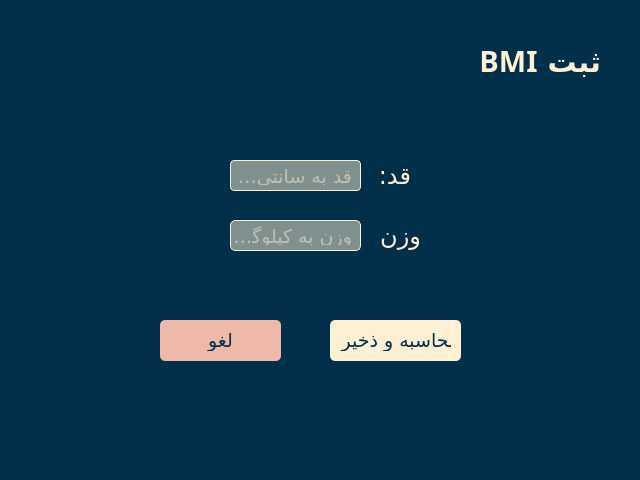
<?xml version="1.0" encoding="UTF-8"?>
<ui version="4.0">
 <class>Dialog</class>
 <widget class="QDialog" name="Dialog">
  <property name="geometry">
   <rect>
    <x>0</x>
    <y>0</y>
    <width>640</width>
    <height>480</height>
   </rect>
  </property>
  <property name="font">
   <font>
    <family>Morabba</family>
    <pointsize>14</pointsize>
   </font>
  </property>
  <property name="windowTitle">
   <string>Dialog</string>
  </property>
  <property name="layoutDirection">
   <enum>Qt::RightToLeft</enum>
  </property>
  <property name="styleSheet">
   <string notr="true">background-color: #003049; color: #FDF0D5</string>
  </property>
  <property name="locale">
   <locale language="Persian" country="Iran"/>
  </property>
  <widget class="QLabel" name="title_label">
   <property name="geometry">
    <rect>
     <x>390</x>
     <y>40</y>
     <width>211</width>
     <height>41</height>
    </rect>
   </property>
   <property name="font">
    <font>
     <family>Morabba</family>
     <pointsize>22</pointsize>
     <weight>75</weight>
     <bold>true</bold>
    </font>
   </property>
   <property name="mouseTracking">
    <bool>false</bool>
   </property>
   <property name="layoutDirection">
    <enum>Qt::RightToLeft</enum>
   </property>
   <property name="autoFillBackground">
    <bool>false</bool>
   </property>
   <property name="styleSheet">
    <string notr="true">color: #FDF0D5</string>
   </property>
   <property name="text">
    <string>ثبت BMI</string>
   </property>
   <property name="textFormat">
    <enum>Qt::PlainText</enum>
   </property>
   <property name="wordWrap">
    <bool>false</bool>
   </property>
  </widget>
  <widget class="QLabel" name="weight_label">
   <property name="geometry">
    <rect>
     <x>380</x>
     <y>220</y>
     <width>41</width>
     <height>31</height>
    </rect>
   </property>
   <property name="font">
    <font>
     <family>Morabba</family>
     <pointsize>18</pointsize>
    </font>
   </property>
   <property name="layoutDirection">
    <enum>Qt::RightToLeft</enum>
   </property>
   <property name="styleSheet">
    <string notr="true">color: #FDF0D5</string>
   </property>
   <property name="text">
    <string>وزن:</string>
   </property>
  </widget>
  <widget class="QLabel" name="height_label">
   <property name="geometry">
    <rect>
     <x>380</x>
     <y>160</y>
     <width>31</width>
     <height>31</height>
    </rect>
   </property>
   <property name="font">
    <font>
     <family>Morabba</family>
     <pointsize>18</pointsize>
    </font>
   </property>
   <property name="layoutDirection">
    <enum>Qt::RightToLeft</enum>
   </property>
   <property name="styleSheet">
    <string notr="true">color: #FDF0D5</string>
   </property>
   <property name="text">
    <string>قد:</string>
   </property>
  </widget>
  <widget class="QLineEdit" name="weight_input">
   <property name="geometry">
    <rect>
     <x>230</x>
     <y>220</y>
     <width>131</width>
     <height>31</height>
    </rect>
   </property>
   <property name="font">
    <font>
     <family>Ray</family>
     <pointsize>14</pointsize>
    </font>
   </property>
   <property name="layoutDirection">
    <enum>Qt::RightToLeft</enum>
   </property>
   <property name="styleSheet">
    <string notr="true">background-color: #7F908F; border: 1px solid #FDF0D5; padding: 5 px; border-radius: 5px;</string>
   </property>
   <property name="echoMode">
    <enum>QLineEdit::Normal</enum>
   </property>
   <property name="placeholderText">
    <string> وزن به کیلوگرم</string>
   </property>
  </widget>
  <widget class="QLineEdit" name="height_input">
   <property name="geometry">
    <rect>
     <x>230</x>
     <y>160</y>
     <width>131</width>
     <height>31</height>
    </rect>
   </property>
   <property name="font">
    <font>
     <family>Ray</family>
     <pointsize>14</pointsize>
    </font>
   </property>
   <property name="layoutDirection">
    <enum>Qt::RightToLeft</enum>
   </property>
   <property name="styleSheet">
    <string notr="true">background-color: #7F908F; border: 1px solid #FDF0D5; padding: 5 px; border-radius: 4px;</string>
   </property>
   <property name="placeholderText">
    <string> قد به سانتی‌متر</string>
   </property>
  </widget>
  <widget class="QPushButton" name="calculate_btn">
   <property name="geometry">
    <rect>
     <x>330</x>
     <y>320</y>
     <width>131</width>
     <height>41</height>
    </rect>
   </property>
   <property name="font">
    <font>
     <family>Morabba</family>
     <pointsize>14</pointsize>
    </font>
   </property>
   <property name="layoutDirection">
    <enum>Qt::RightToLeft</enum>
   </property>
   <property name="styleSheet">
    <string notr="true">QPushButton {background-color: #FDF0D5; color: #003049; border: none; padding: 10px; border-radius: 5px;} QPushButton:hover { background-color: #7F908F; }</string>
   </property>
   <property name="text">
    <string>محاسبه و ذخیره</string>
   </property>
  </widget>
  <widget class="QPushButton" name="cancel_btn">
   <property name="geometry">
    <rect>
     <x>160</x>
     <y>320</y>
     <width>121</width>
     <height>41</height>
    </rect>
   </property>
   <property name="font">
    <font>
     <family>Morabba</family>
     <pointsize>14</pointsize>
    </font>
   </property>
   <property name="styleSheet">
    <string notr="true">QPushButton {background-color: #EEB9A8; color: #003049; border: none; padding: 10px; border-radius: 5px;} QPushButton:hover { background-color: #DF817A; }</string>
   </property>
   <property name="text">
    <string>لغو</string>
   </property>
  </widget>
 </widget>
 <resources/>
 <connections/>
</ui>
